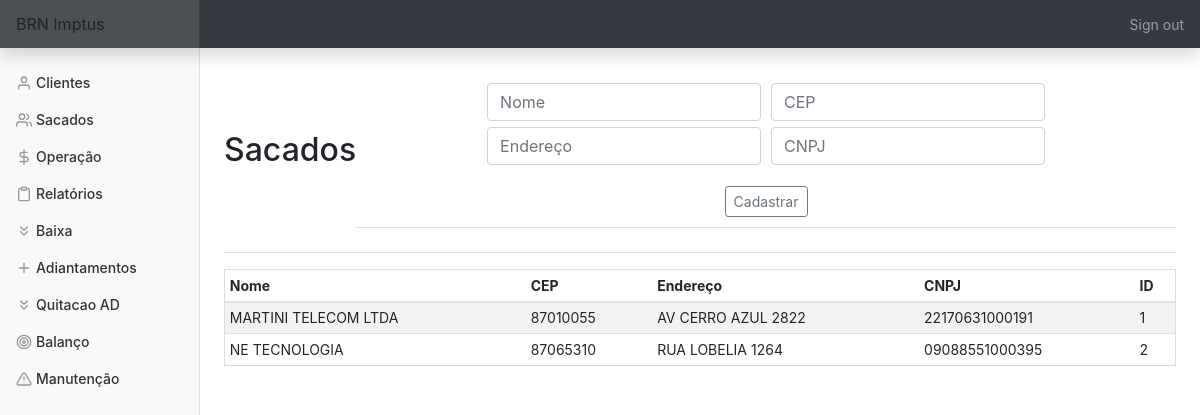
The page /sacados (signed in) on the database as committed earlier.
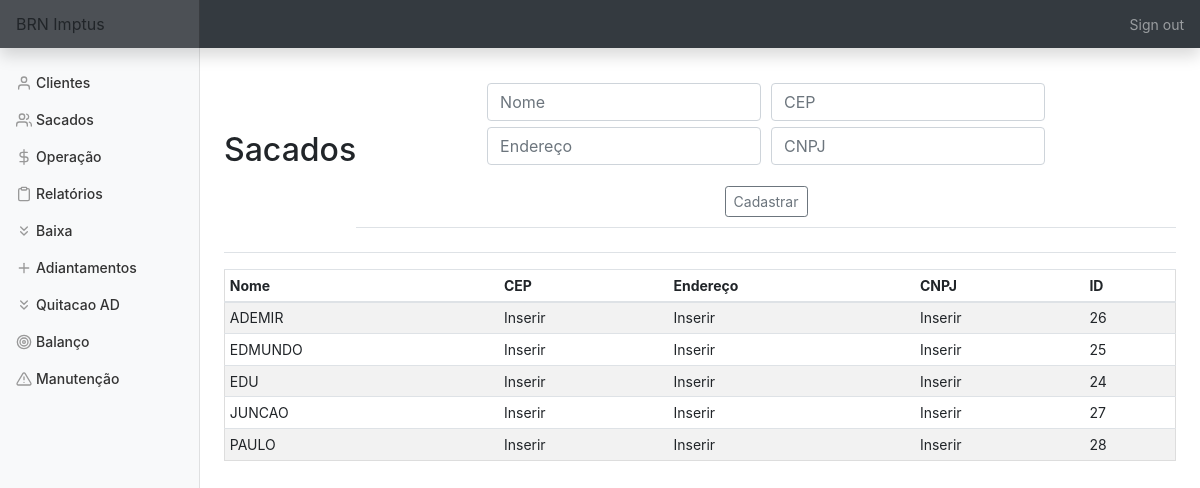
The same page on the database as committed later.
### tables this page shows
CREATE TABLE sacados (id INTEGER PRIMARY KEY AUTOINCREMENT NOT NULL,
						nome TEXT NOT NULL,
						cep TEXT NOT NULL,
						endereço TEXT NOT NULL, cnpj TEXT);

### app.py (the view, shortened to what this page needs)
@app.route('/sacados', methods=['GET', 'POST'])
@login_required
def sacados():
    con = sqlite3.connect(DATABASE)
    con.row_factory = sqlite3.Row
    cur = con.cursor()
    if request.method == 'GET':
        rows = cur.execute('SELECT * FROM sacados ORDER BY nome')
        rows = cur.fetchall()
        return render_template('sacados.html', rows=rows)

### app.py (called while the page is built)
@app.after_request
def after_request(response):
    response.headers["Cache-Control"] = "no-cache, no-store, must-revalidate"
    response.headers["Expires"] = 0
    response.headers["Pragma"] = "no-cache"
    return response

### helper.py (called while the page is built)
def login_required(f):
    @wraps(f)
    def decorated_function(*args, **kwargs):
        if session.get("user_id") is None:
            return redirect("/login")
        return f(*args, **kwargs)
    return decorated_function

### templates/sacados.html (shortened to what this page needs)
{% extends "layout.html" %}
{% block main %}
    <div class='d-flex justify-content-between flex-warp flex-md-nowrap align-items-center pt-3 pb-2 mb-3 border-bottom'>
        <h1 class='h2'>Sacados</h1>
        <div class='d-flex justify-content-between flex-warp flex-md-nowrap align-items-center pt-3 pb-2 mb-3 border-bottom'>
            <form action='sacados' method='POST'>
                <div class='form-group'>
                    <input name='nome' autofocus class='form-control' placeholder='Nome' type='text' required title='Insira o nome/razão social do sacado' alt='Insira o nome/razão social do sacado'>
                    <input name='cep' autofocus class='form-control' placeholder='CEP' type='number' title='Insira o cep do sacado' alt='Insira o cep do sacado'>
                    <input name='endereco' autofocus class='form-control' placeholder='Endereço' type='text' title='Insira o endereço do sacado' alt='Insira o endereço do sacado'>
                    <input name='cnpj' autofocus class='form-control' placeholder='CNPJ' type='text' title='Insira o cpf/cnpj do sacado' alt='Insira o cpf/cnpj do sacado'>
                </div>
                <button type='submit' class='btn btn-sm btn-outline-secondary'>Cadastrar</button>
            </form>
        </div>
    </div>
    <div class='table-responsive'>
        <table class='table table-striped table-sm'>
            <thead>
                <tr>
                    <th>Nome</th>
                    <th>CEP</th>
                    <th>Endereço</th>
                    <th>CNPJ</th>
                    <th>ID</th>
                </tr>
            </thead>
            <tbody>
                {% for row in rows %}
                    <tr>
                        <td>{{ row['nome'] }}</td>
                        <td>{{ row['cep'] }}</td>
                        <td>{{ row['endereço'] }}</td>
                        <td>{{ row['cnpj'] }}</td>
                        <td>{{ row['id'] }}</td>
                    </tr>
                {% endfor %}
            </tbody>
        </table>
    </div>
{% endblock %}

### templates/layout.html (shortened to what this page needs)
<!DOCTYPE html>
    <html lang="pt-br">
        <head>
            <link rel="stylesheet" href="https://stackpath.bootstrapcdn.com/bootstrap/4.5.2/css/bootstrap.min.css">
            <link href="https://maxcdn.bootstrapcdn.com/bootstrap/4.1.3/css/bootstrap.min.css" rel="stylesheet">
            <link href="/static/styles.css" rel="stylesheet">
        </head>
        <body>
            <nav class='navbar navbar-dark sticky-top bg-dark felx-md-nowrap p-0 shadow'>
                <a class='navbar-brand col-md-3 col-lg-2 mr-0 px-3'>BRN Imptus</a>
                {% if session.user_id %}
                <ul class='navbar-nav px-3'>
                    <li class='nav-item text-nowrap'>
                        <a class='nav-link' href='/logout'>Sign out</a>
                    </li>
                </ul>
                {% endif %}
            </nav>
            <div class='container-fluid'>
                <div class='row'>
                    {% if session.user_id %}
                    <nav id='sidebarMenu' class='col-md-3 col-lg-2 d-md-block bg-light sidebar collapse'>
                        <div class='sidebar-sticky pt-3'>
                            <ul class='nav flex-column'>
                                <li class='nav-item'><a class='nav-link' href='/clientes'><span data-feather='user'></span>Clientes</a></li>
                                <li class='nav-item'><a class='nav-link' href='/sacados'><span data-feather='users'></span>Sacados</a></li>
                                <li class='nav-item'><a class='nav-link' href='/preparacao'><span data-feather='dollar-sign'></span>Operação</a></li>
                                <li class='nav-item'><a class='nav-link' href='/relatorios'><span data-feather='clipboard'></span>Relatórios</a></li>
                                <li class='nav-item'><a class='nav-link' href='/baixa'><span data-feather='chevrons-down'></span>Baixa</a></li>
                                <li class='nav-item'><a class='nav-link' href='/adiantamentos'><span data-feather='plus'></span>Adiantamentos</a></li>
                                <li class='nav-item'><a class='nav-link' href='/quitacao'><span data-feather='chevrons-down'></span>Quitacao AD</a></li>
                                <li class='nav-item'><a class='nav-link' href='/balanco'><span data-feather='target'></span>Balanço</a></li>
                                <li class='nav-item'><a class='nav-link' href='/manutencao'><span data-feather='alert-triangle'></span>Manutenção</a></li>
                            </ul>
                        </div>
                    </nav>
                    {% endif %}
                </div>
            </div>
            <main role='main' class='col-md-9 ml-sm-auto col-lg-10 px-md-4'>
                {% block main %}
                {% endblock %}
            </main>
        </body>
    </html>

### static/styles.css (style rules this page uses)
main .form-control { display: inline-block; width: auto; margin: 3px; }
main { overflow-x: auto; text-align: center; }
main table { text-align: left; border-collapse: collapse; border-spacing: 0; width: 100%; border: 1px solid #ddd; }
main table td, th { text-align: left; padding: 16px; }
button { margin: 2px; }
body { font-size: .875rem; height:100%; }
.feather { width: 16px; height: 16px; vertical-align: text-bottom; }
.sidebar { position: fixed; top: 0; bottom: 0; left: 0; z-index: 100; padding: 48px 0 0; box-shadow: inset -1px 0 0 rgba(0, 0, 0, .1); }
.sidebar-sticky { position: relative; top: 0; height: calc(100vh - 48px); padding-top: .5rem; overflow-x: hidden; overflow-y: auto; }
.sidebar .nav-link { font-weight: 500; color: #333; }
.sidebar .nav-link .feather { margin-right: 4px; color: #999; }
.navbar-brand { padding-top: .75rem; padding-bottom: .75rem; font-size: 1rem; background-color: rgba(201, 195, 195, 0.158); box-shadow: inset -1px 0 0 rgba(0, 0, 0, .25); }

Rows that differ between the two databases and show on the page:
removed sacados: nome "MARTINI TELECOM LTDA", cep "87010055", endereço "AV CERRO AZUL 2822", cnpj "22170631000191", id "1"
removed sacados: nome "NE TECNOLOGIA", cep "87065310", endereço "RUA LOBELIA 1264", cnpj "09088551000395", id "2"
added sacados: nome "ADEMIR", cep "Inserir", endereço "Inserir", cnpj "Inserir", id "26"
added sacados: nome "EDMUNDO", cep "Inserir", endereço "Inserir", cnpj "Inserir", id "25"
added sacados: nome "EDU", cep "Inserir", endereço "Inserir", cnpj "Inserir", id "24"
added sacados: nome "JUNCAO", cep "Inserir", endereço "Inserir", cnpj "Inserir", id "27"
added sacados: nome "PAULO", cep "Inserir", endereço "Inserir", cnpj "Inserir", id "28"
